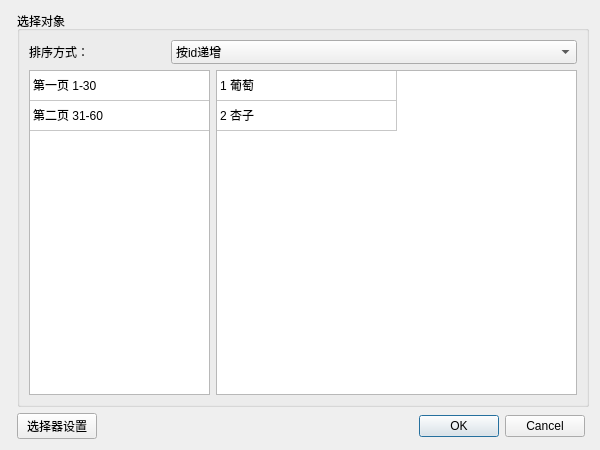
<?xml version="1.0" encoding="UTF-8"?>
<ui version="4.0">
 <class>W_ObjectSelector</class>
 <widget class="QDialog" name="W_ObjectSelector">
  <property name="geometry">
   <rect>
    <x>0</x>
    <y>0</y>
    <width>600</width>
    <height>450</height>
   </rect>
  </property>
  <property name="windowTitle">
   <string>对象选择器</string>
  </property>
  <layout class="QGridLayout" name="gridLayout">
   <item row="0" column="1">
    <widget class="QGroupBox" name="groupBox_2">
     <property name="title">
      <string>选择对象</string>
     </property>
     <layout class="QGridLayout" name="gridLayout_2" columnstretch="1,2">
      <item row="1" column="0">
       <widget class="QTableWidget" name="tableWidget_page">
        <property name="styleSheet">
         <string notr="true">QTableView::item:selected {
	background-color: qlineargradient(spread:pad, x1:0, y1:0, x2:0, y2:1, stop:0 #5C87D9, stop:0.505 #557CC7, stop:1 #5075BC);
}




</string>
        </property>
        <property name="editTriggers">
         <set>QAbstractItemView::NoEditTriggers</set>
        </property>
        <property name="selectionMode">
         <enum>QAbstractItemView::SingleSelection</enum>
        </property>
        <property name="selectionBehavior">
         <enum>QAbstractItemView::SelectRows</enum>
        </property>
        <attribute name="horizontalHeaderVisible">
         <bool>false</bool>
        </attribute>
        <attribute name="horizontalHeaderDefaultSectionSize">
         <number>180</number>
        </attribute>
        <attribute name="verticalHeaderVisible">
         <bool>false</bool>
        </attribute>
        <row>
         <property name="text">
          <string>1</string>
         </property>
        </row>
        <row>
         <property name="text">
          <string>2</string>
         </property>
        </row>
        <column>
         <property name="text">
          <string>阈值列</string>
         </property>
        </column>
        <item row="0" column="0">
         <property name="text">
          <string>第一页 1-30</string>
         </property>
        </item>
        <item row="1" column="0">
         <property name="text">
          <string>第二页 31-60</string>
         </property>
        </item>
       </widget>
      </item>
      <item row="1" column="1">
       <widget class="QTableWidget" name="tableWidget_context">
        <property name="styleSheet">
         <string notr="true">QTableView::item:selected {
	background-color: qlineargradient(spread:pad, x1:0, y1:0, x2:0, y2:1, stop:0 #5C87D9, stop:0.505 #557CC7, stop:1 #5075BC);
}</string>
        </property>
        <property name="editTriggers">
         <set>QAbstractItemView::NoEditTriggers</set>
        </property>
        <property name="selectionMode">
         <enum>QAbstractItemView::SingleSelection</enum>
        </property>
        <property name="selectionBehavior">
         <enum>QAbstractItemView::SelectRows</enum>
        </property>
        <attribute name="horizontalHeaderVisible">
         <bool>false</bool>
        </attribute>
        <attribute name="horizontalHeaderDefaultSectionSize">
         <number>180</number>
        </attribute>
        <attribute name="verticalHeaderVisible">
         <bool>false</bool>
        </attribute>
        <row>
         <property name="text">
          <string>1</string>
         </property>
        </row>
        <row>
         <property name="text">
          <string>2</string>
         </property>
        </row>
        <column>
         <property name="text">
          <string>id + 名称</string>
         </property>
        </column>
        <item row="0" column="0">
         <property name="text">
          <string>1 葡萄</string>
         </property>
        </item>
        <item row="1" column="0">
         <property name="text">
          <string>2 杏子</string>
         </property>
        </item>
       </widget>
      </item>
      <item row="0" column="0" colspan="2">
       <layout class="QHBoxLayout" name="horizontalLayout_3" stretch="1,3">
        <item>
         <widget class="QLabel" name="label_2">
          <property name="text">
           <string>排序方式：</string>
          </property>
         </widget>
        </item>
        <item>
         <widget class="QComboBox" name="comboBox_sort">
          <property name="minimumSize">
           <size>
            <width>0</width>
            <height>24</height>
           </size>
          </property>
          <item>
           <property name="text">
            <string>按id递增</string>
           </property>
          </item>
          <item>
           <property name="text">
            <string>按id递减</string>
           </property>
          </item>
          <item>
           <property name="text">
            <string>按名称递增</string>
           </property>
          </item>
          <item>
           <property name="text">
            <string>按名称递减</string>
           </property>
          </item>
         </widget>
        </item>
       </layout>
      </item>
     </layout>
    </widget>
   </item>
   <item row="1" column="0" colspan="2">
    <layout class="QHBoxLayout" name="horizontalLayout_2">
     <property name="leftMargin">
      <number>6</number>
     </property>
     <property name="rightMargin">
      <number>4</number>
     </property>
     <item>
      <widget class="QPushButton" name="pushButton_config">
       <property name="text">
        <string>选择器设置</string>
       </property>
      </widget>
     </item>
     <item>
      <widget class="QDialogButtonBox" name="buttonBox">
       <property name="orientation">
        <enum>Qt::Horizontal</enum>
       </property>
       <property name="standardButtons">
        <set>QDialogButtonBox::Cancel|QDialogButtonBox::Ok</set>
       </property>
      </widget>
     </item>
    </layout>
   </item>
  </layout>
 </widget>
 <resources/>
 <connections>
  <connection>
   <sender>buttonBox</sender>
   <signal>rejected()</signal>
   <receiver>W_ObjectSelector</receiver>
   <slot>reject()</slot>
   <hints>
    <hint type="sourcelabel">
     <x>345</x>
     <y>303</y>
    </hint>
    <hint type="destinationlabel">
     <x>286</x>
     <y>274</y>
    </hint>
   </hints>
  </connection>
 </connections>
</ui>
